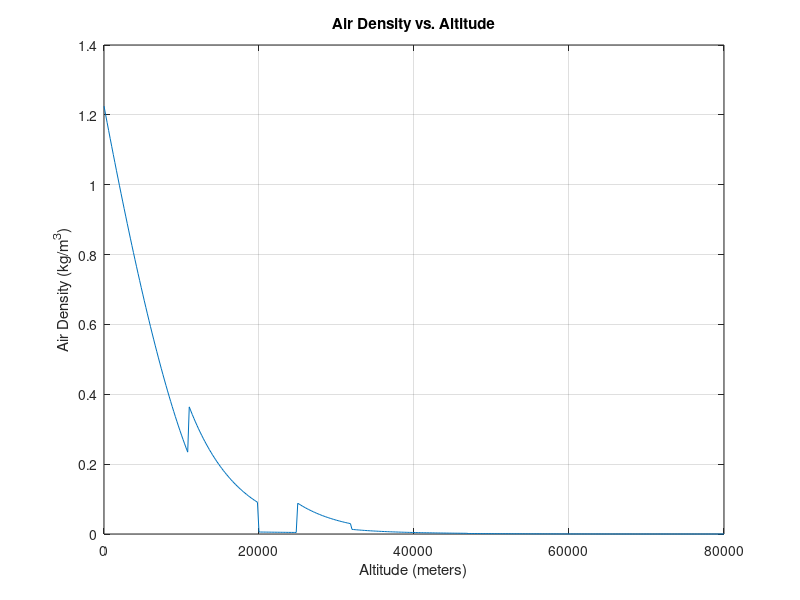
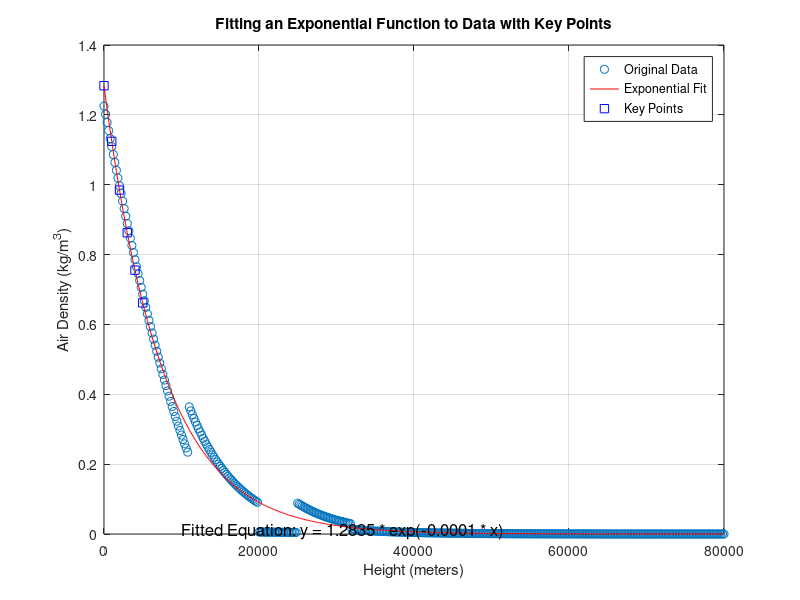

Write the MATLAB code that produced these figures, in order.
% Define constants
g = 9.80665;  % Acceleration due to gravity (m/s^2)
M_a = 0.0289644;  % Mean molar mass of air (kg/mol)
R_star = 8.31432;  % Universal gas constant (J/(molK))
T0 = 288.15;  % Standard temperature at sea level (K)
rho0 = 1.225;  % Standard air density at sea level (kg/m^3)

% Define parameters
height = 0:200:80000;  % Height range from 0 to 80000 meters with 200-meter intervals

% Initialize air density vector
rho = zeros(size(height));

% Calculate air density
for i = 1:length(height)
    h = height(i);
    
    % Determine the current atmospheric layer (based on the provided table)
    if h >= 0 && h < 11000
        Tb = T0 - 0.00649 * h;
        Lb = 0.00649;
        rho(i) = rho0 * ((Tb - (h - 0) * Lb) / Tb) ^ ((g * M_a) / (R_star * Lb) - 1);
    elseif h >= 11000 && h < 20000
        Tb = 216.65;
        Lb = 0;
        rhob = 0.36391;
        rho(i) = rhob * exp(-(g * M_a * (h - 11000) / (R_star * Tb)));
    elseif h >= 25000 && h < 32000
        Tb = 216.65;
        Lb = -0.001;
        rhob = 0.08803;
        rho(i) = rhob * ((Tb - (h - 25000) * Lb) / Tb) ^ ((g * M_a) / (R_star * Lb) - 1);
    elseif h >= 32000 && h < 47000
        Tb = 228.65 + 0.0028 * (h - 32000);
        Lb = -0.0028;
        rhob = 0.01322;
        rho(i) = rhob * ((Tb - (h - 32000) * Lb) / Tb) ^ ((g * M_a) / (R_star * Lb) - 1);
    elseif h >= 47000 && h < 51000
        Tb = 270.65;
        Lb = 0;
        rhob = 0.00143;
        rho(i) = rhob * exp(-(g * M_a * (h - 47000) / (R_star * Tb)));
    elseif h >= 51000 && h < 71000
        Tb = 270.65 - 0.0028 * (h - 51000);
        Lb = 0.0028;
        rhob = 0.00086;
        rho(i) = rhob * ((Tb - (h - 51000) * Lb) / Tb) ^ ((g * M_a) / (R_star * Lb) - 1);
    else
        Tb = 214.65 - 0.002 * (h - 71000);
        Lb = 0.002;
        rhob = 0.000064;
        rho(i) = rhob * ((Tb - (h - 71000) * Lb) / Tb) ^ ((g * M_a) / (R_star * Lb) - 1);
    end
end

% Plot the air density vs. height
plot(height, rho);
title('Air Density vs. Altitude');
xlabel('Altitude (meters)');
ylabel('Air Density (kg/m^3)');
grid on;

% Check and remove NaN values from the data
valid_indices = ~isnan(rho);
height_data = height(valid_indices);
density_data = rho(valid_indices);

% Define the exponential fit function
expFitFunc = @(params, x) params(1) * exp(params(2) * x);

% Initial guess for the parameters (a and b)
initial_params = [1, -0.0001];

% Perform the exponential fit using lsqcurvefit
params = lsqcurvefit(expFitFunc, initial_params, height_data, density_data);

% Extract the fitted parameters
a = params(1);
b = params(2);

% Generate fitted data
fit_density = expFitFunc(params, height_data);

% Extract key data points
keyPointsHeight = 0:1000:5000;  % Extract key data points for visualization
keyPointsDensity = expFitFunc(params, keyPointsHeight);

% Plot the exponential fit result
figure;
plot(height_data, density_data, 'o', 'DisplayName', 'Original Data');
hold on;
plot(height_data, fit_density, 'r', 'DisplayName', 'Exponential Fit');
plot(keyPointsHeight, keyPointsDensity, 'bs', 'DisplayName', 'Key Points');
legend;

% Display the fitted equation on the plot
equation = sprintf('Fitted Equation: y = %.4f * exp(%.4f * x)', a, b);
text(10000, 0.01, equation, 'FontSize', 12);

title('Fitting an Exponential Function to Data with Key Points');
xlabel('Height (meters)');
ylabel('Air Density (kg/m^3)');
grid on;